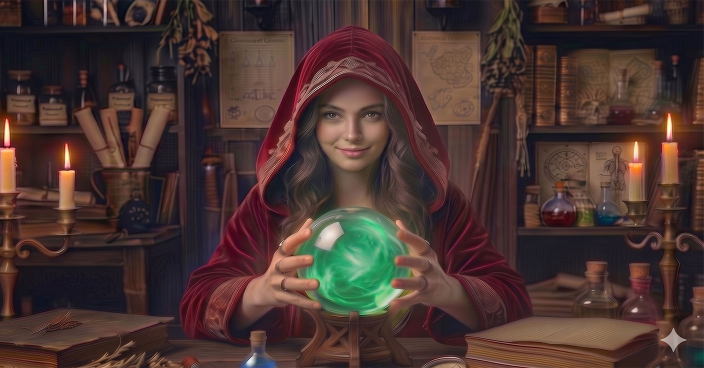
#> input picture assets/images/witch_aria.jpg, 1408 x 736 px, found by its file name (shown at 1/2 size); its folder holds 8 pictures in this run
$ python crop_faces.py
#> lines starting #> are read from the running program, lines starting #| are printed output that depends on the picture
import os
from PIL import Image

def crop_witch_face(filename):
#> called with filename = 'witch_aria.jpg'
    filepath = os.path.join(r"C:\workspace\flutter_tarot\assets\images", filename)
    if not os.path.exists(filepath):
        print(f"File not found: {filepath}")
        return

    img = Image.open(filepath)
#> img is the input picture: PIL image 1408x736 RGB; mean R, G, B 73.7, 52.4, 48.5
    width, height = img.size
#> width = 1408; height = 736

    # We want a 550x550 square from the top center
    # Face is roughly at Y=250, so this centers the face and includes some of the torso/crystal ball.
    crop_size = 550
    left = (width - crop_size) // 2
#> left = 429
    top = 0
    right = left + crop_size
#> right = 979
    bottom = crop_size

    cropped_img = img.crop((left, top, right, bottom))
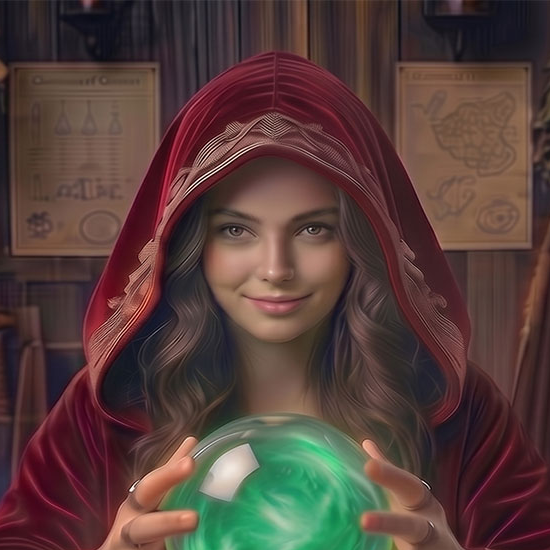
#> cropped_img: PIL image 550x550 RGB; mean R, G, B 85.3, 62.7, 58.5
    cropped_img.save(filepath)
    print(f"Cropped {filename} to {crop_size}x{crop_size}")

if __name__ == "__main__":
    witches = ['witch_aria.jpg', 'witch_evelyn.jpg', 'witch_luna.jpg', 'witch_serena.jpg']
    for w in witches:
        crop_witch_face(w)
#> pass 2 of the loop `for w in witches:`:
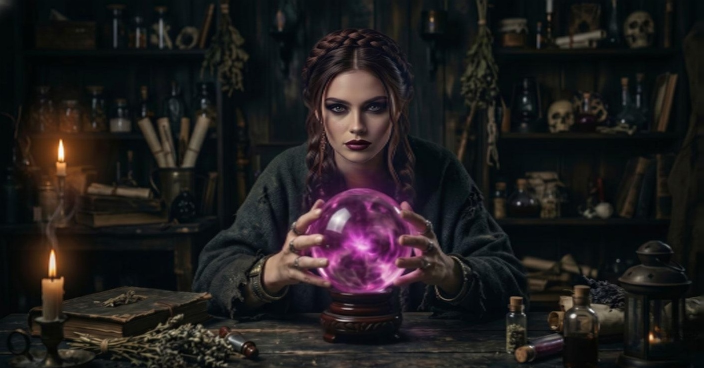
#> input picture assets/images/witch_evelyn.jpg, 1408 x 736 px, found by its file name (shown at 1/2 size)
#> in crop_witch_face, img is the input picture: PIL image 1408x736 RGB; mean R, G, B 31.9, 28.8, 28.9
#> in crop_witch_face (call 2), `cropped_img = img.crop((left, top, right, bottom))`:
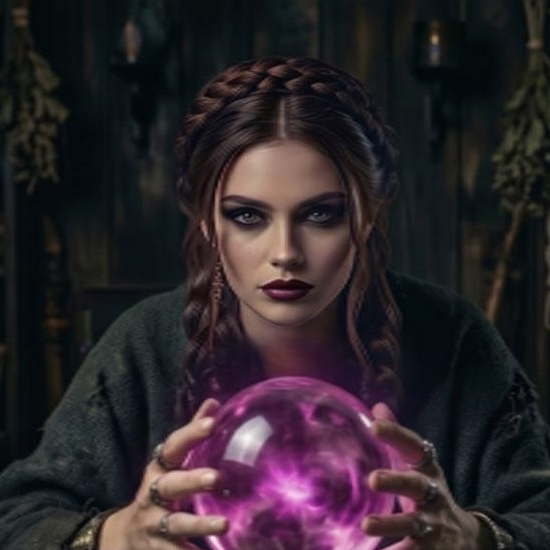
#> cropped_img: PIL image 550x550 RGB; mean R, G, B 45.2, 36.7, 42.5
#> pass 3 of the loop `for w in witches:`:
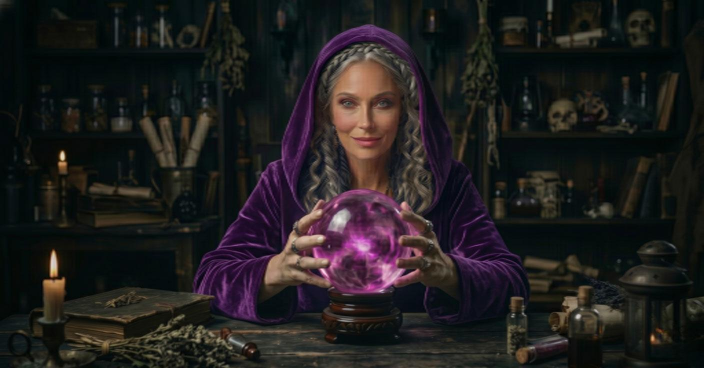
#> input picture assets/images/witch_luna.jpg, 1408 x 736 px, found by its file name (shown at 1/2 size)
#> in crop_witch_face, img is the input picture: PIL image 1408x736 RGB; mean R, G, B 32.2, 29.8, 30
#> in crop_witch_face (call 3), `cropped_img = img.crop((left, top, right, bottom))`:
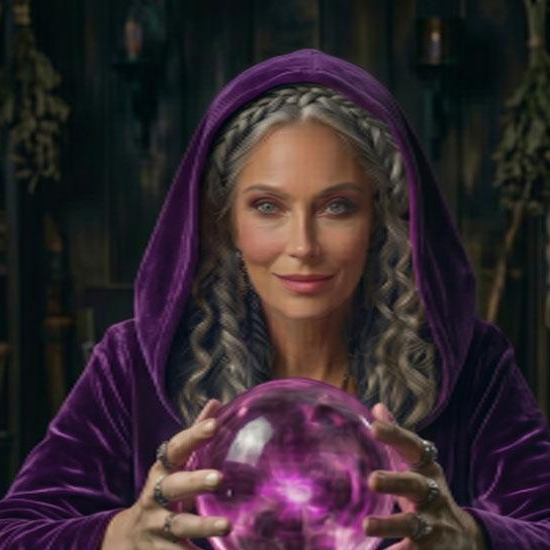
#> cropped_img: PIL image 550x550 RGB; mean R, G, B 53, 40.3, 46.6
#> the loop made 4 passes; the first 3 are shown
